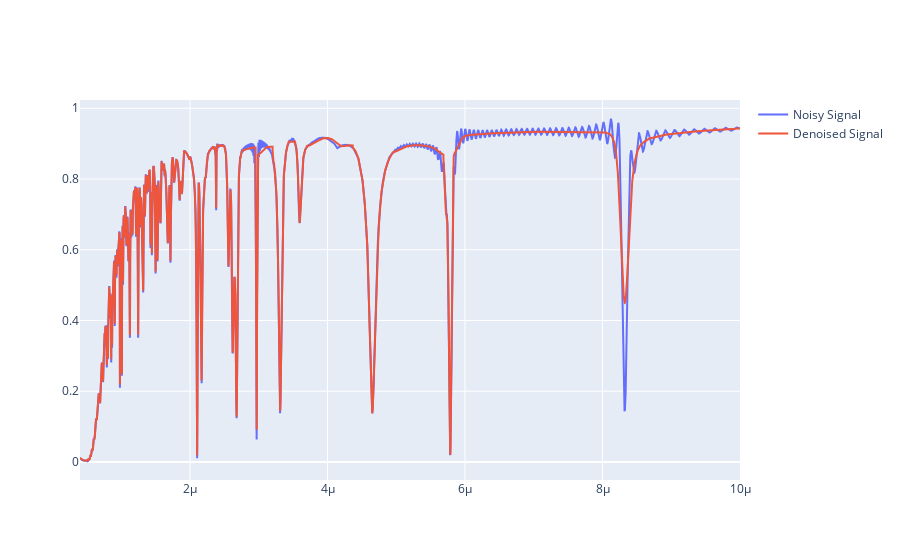

Notebook cell for this chart:
### Code cell
test_data = all_data["TM"][1377]["TXT"].copy(deep=True)
dn_test_data = custom_denoise(test_data,lambda_thresh=2.75e-6, thresh=0.2)
# create empty plotly figure
fig = go.Figure()
# fig = px.line(dn_test_data, x="lambda", y="signal", title="Noisy Data")
trace = go.Scatter(x=dn_test_data["lambda"], y=dn_test_data["signal"], mode='lines', name='Noisy Signal')
fig.add_trace(trace)
trace = go.Scatter(x=dn_test_data["lambda"], y=dn_test_data["smoothed_signal"], mode='lines', name='Denoised Signal')
fig.add_trace(trace)
fig.show()

### Figure 1 — Plotly figure (JSON) as saved in the notebook; plotly's stock layout.template omitted (floating-point values rounded to 4 significant figures; data arrays with more than 128 entries replaced by an {"elided": "..."} marker saying what was removed)
{"data": [{"mode": "lines", "name": "Noisy Signal", "type": "scatter", "x": {"elided": "10000 float values"}, "y": {"elided": "10000 float values"}}, {"mode": "lines", "name": "Denoised Signal", "type": "scatter", "x": {"elided": "10000 float values"}, "y": {"elided": "10000 float values"}}], "layout": {}}
